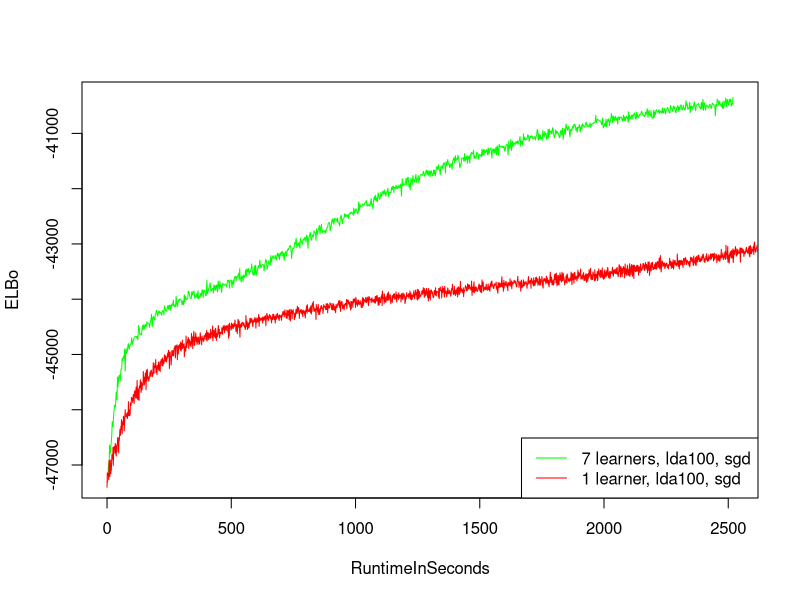

Here is the R script that generated this plot:
data1 <- read.csv("data/lda-stateless-single-step-optimize/1-learner/carl-lda-greedy-instrument-histories.csv");
data7 <- read.csv("data/lda-stateless-single-step-optimize/7-learners/carl-lda-flawless-fall-histories.csv");
pdf("figures/lda-stateless-single-step-optimize/1-vs-7.pdf")
plot(data7, type="l", col="green", ylab="ELBo")
lines(data1, col="red")
legend("bottomright",c("7 learners, lda100, sgd", "1 learner, lda100, sgd"), col=c("green", "red"), lty=1)
dev.off()